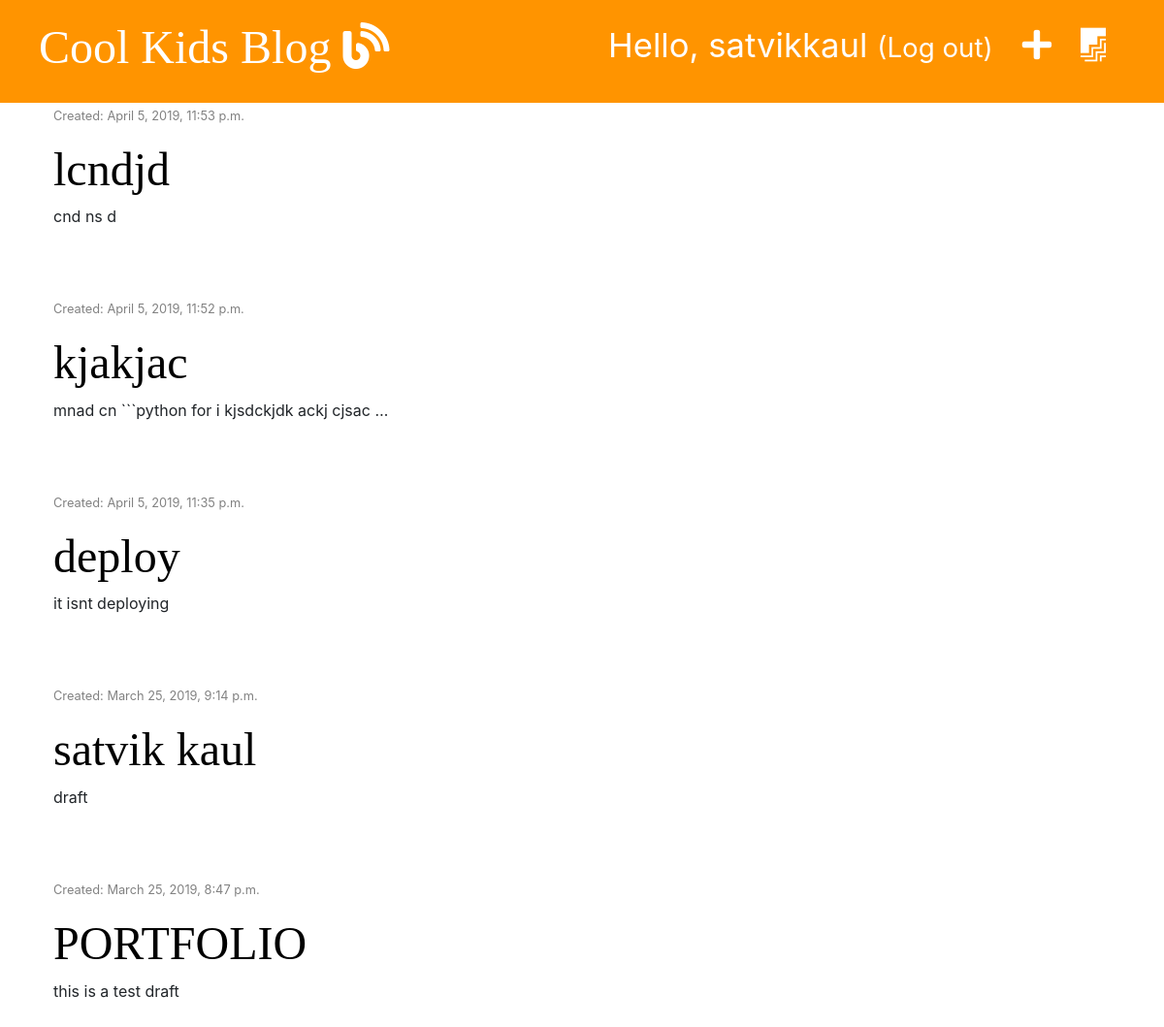
Page /drafts/ (signed in) on the committed database.
### blog/models.py (models this page shows, shortened)
class Post(models.Model):
    author = models.ForeignKey('auth.User', on_delete=models.CASCADE)
    title = models.CharField(max_length=200)
    text = models.TextField()
    created_date = models.DateTimeField(default=timezone.now)
    published_date = models.DateTimeField(blank=True, null=True)

### blog/views.py (the view)
# urls.py: path('drafts/', views.post_draft_list, name='post_draft_list'),
@login_required
def post_draft_list(request):
    posts = Post.objects.filter(published_date__isnull=True).order_by('-created_date')
    stuff_for_frontend = {'posts' : posts}
    return render(request, 'blog/post_draft_list.html', stuff_for_frontend)

### blog/templates/blog/post_draft_list.html (shortened to what this page needs)
{% extends 'blog/base.html' %}
{% block content %}
    {% for post in posts %}
      {% if post.author == user %}
        <div class="post">
          <p class="date"><small>Created: {{ post.created_date }} </small></p>
          <h1><a href="{% url 'post_detail' pk=post.pk %}">{{ post.title }}</a></h1>
          <p>{{ post.text|truncatechars:50 }}</p>
        </div>
      {% endif %}
    {% endfor %}
{% endblock %}

### blog/templates/blog/base.html (shortened to what this page needs)
{% load staticfiles %}
<!DOCTYPE html>
<html lang="en" dir="ltr">
  <head>
    <link rel="stylesheet" href="https://stackpath.bootstrapcdn.com/bootstrap/4.3.1/css/bootstrap.min.css">
    <link rel="stylesheet" href="https://use.fontawesome.com/releases/v5.7.2/css/all.css">
    <link rel="stylesheet" href="{% static 'css/blog.css' %}">
    <link rel="stylesheet" href="{% static 'css/zenburn.css' %}">
  </head>
  <body>
    <div class="page-header">
      {% if user.is_authenticated %}
          <p class="top-menu">
          <a href="{% url 'post_draft_list' %}" class="top-menu" title="Drafts"><i class="fab fa-firstdraft" ></i></a>
          <a href="{% url 'post_new' %} " class="top-menu" title="Create a blog"><i class="fas fa-plus" ></i></a>
          Hello, {{ user.username }}<a href="{% url 'logout' %}" class="top-menu" ><small>(Log out)</small></a></p>
      {% else %}
      <p class="top-menu"><small>(Login)</small><a href="{% url 'login' %} " class="top-menu" title="Login" >
            <i class="fas fa-sign-in-alt fa-2x"></i></a></p>
      {% endif %}
      <h1><a href="/" title="Home Page">Cool Kids Blog </a><i class="fas fa-blog"></i></h1>
    </div>
    <div class="content container">
      <div class="row">
          <div class="col-md-8">
              {% block content %}
              {% endblock %}
          </div>
      </div>
    </div>
  </body>
</html>

### blog/static/css/blog.css (style rules this page uses)
.page-header { background-color: #ff9400 ; margin-top: 0; padding : 20px 20px 20px 40px ; }
.page-header h1, .page-header a { color: #ffffff ; font-size: 36pt; text-decoration: none; }
.content { margin-left: 40px; }
h1, h2, h3, h4 { font-family: 'Tangerine', 'Inconsolata' , 'Droid Sans', serif; font-size: 48px; }
.date { color: #828282; }
.top-menu, .top-menu a { color: #ffffff; float: right; font-size: 26pt; margin-right: 20px; padding-left: 10px; }
.post { margin-bottom: 70px; }
.post h1 a { color: #000000; }

### rows in the picture
Post: created_date "April 5, 2019, 11:53 p.m.", title "lcndjd", text "cnd ns d"
Post: created_date "April 5, 2019, 11:52 p.m.", title "kjakjac", text "mnad cn ```python for i kjsdckjdk ackj cjsac …"
Post: created_date "April 5, 2019, 11:35 p.m.", title "deploy", text "it isnt deploying"
Post: created_date "March 25, 2019, 9:14 p.m.", title "satvik kaul", text "draft"
Post: created_date "March 25, 2019, 8:47 p.m.", title "PORTFOLIO", text "this is a test draft"

### other values in the picture
{{ user.username }} "satvikkaul"
